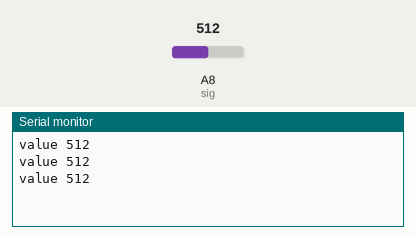
Simulated run of this sketch. Board: Arduino Mega 2560, built with avr-gcc and run on an emulated ATmega2560. On the bench: the last lines printed to the serial monitor. The test bench sets the inputs (shaded band); at power-on: A8 (sig) = 512.

Above: at 1.3 s.
1.4 s: A8 (sig) set to 716
At 1.9 s:
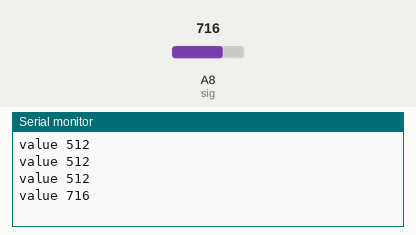
2.9 s: A8 (sig) set to 900
At 3.4 s:
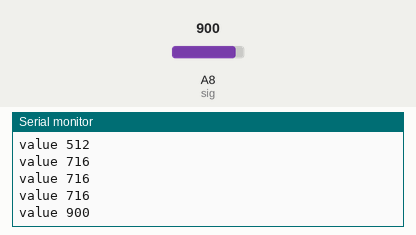
Timing chart, 0 to 5.9 s (numbered marks = the images above; inputs shaded):
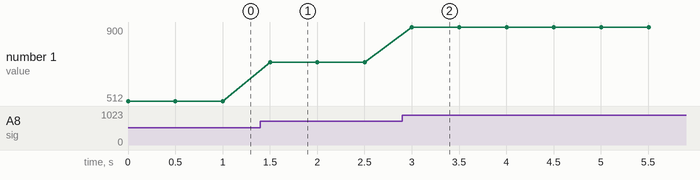

The sketch:

muxSingleTester.ino
```cpp
//tester for one channel in the mux
//define pins for pcb
const int s0 = 17;
const int s1 = 18;
const int s2 = 19;
const int sig = A8;

void setup() {

  pinMode(s0, OUTPUT);
  pinMode(s1, OUTPUT);
  pinMode(s2, OUTPUT);
  pinMode(sig, INPUT);

  Serial.begin(9600);
}

void loop() {
  // select the channel in binary
  digitalWrite(s0, HIGH); // s0
  digitalWrite(s1, LOW); // s1
  digitalWrite(s2, LOW); // s2

  //read value in the channel
  int value = analogRead(sig);

  Serial.print("value ");
  Serial.println(value);

  delay(500);
}
```

Measured:
- after the input at 1.4 s, the serial monitor: prints a new line after 0.10 s (image 1)
- after the input at 2.9 s, the serial monitor: prints a new line after 0.10 s (image 2)
- plotted number 1: 512 → 716 after the input at 1.4 s, 716 → 900 after the input at 2.9 s
